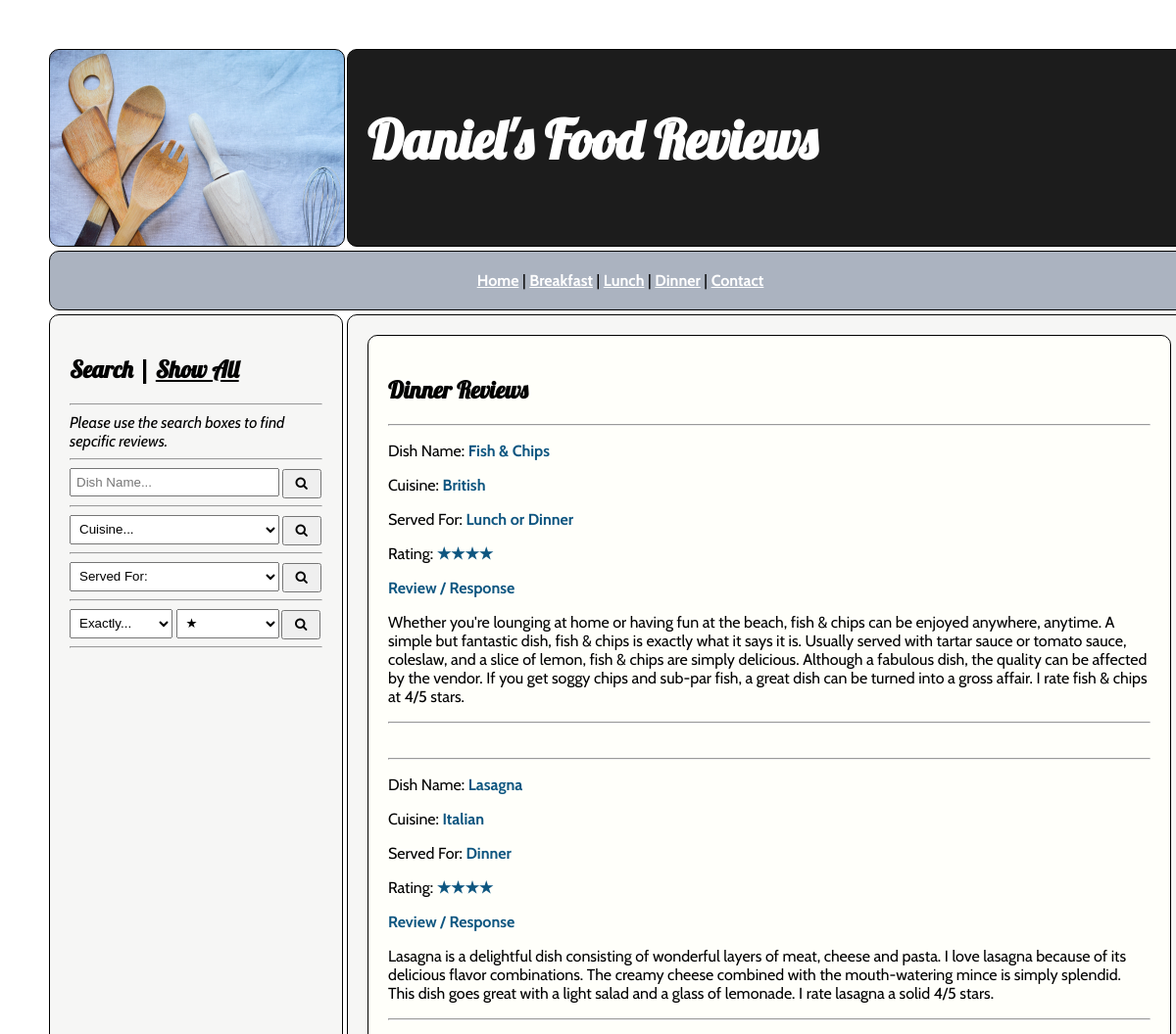
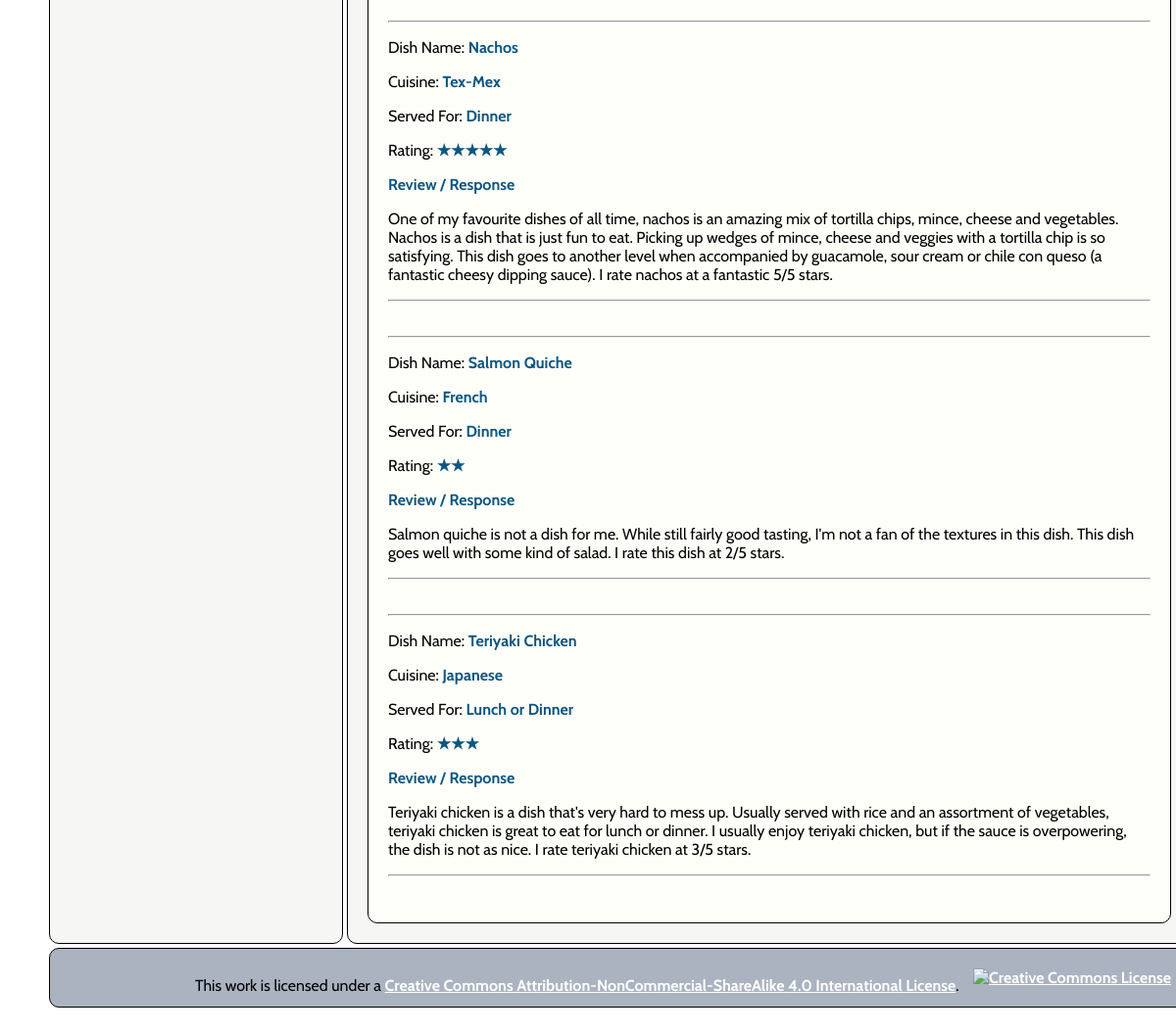
/dinner.php, run on the app's committed database (2 pictures, top to bottom).
### tables this page shows
CREATE TABLE `food_reviews` (
  `ID` int(11) NOT NULL,
  `Dish Name` varchar(100) NOT NULL,
  `Cuisine` varchar(50) NOT NULL,
  `Served For:` varchar(100) NOT NULL,
  `Rating` int(1) NOT NULL,
  `Review` text NOT NULL
);

### dinner.php (the view)
<?php include("head-nav.php");
$showall_sql="SELECT * FROM `food_reviews` WHERE `Served For:` LIKE '%dinner%' ORDER BY `food_reviews`.`Dish Name` ASC";
$showall_query=mysqli_query($dbconnect, $showall_sql);
$showall_rs=mysqli_fetch_assoc($showall_query);
$count=mysqli_num_rows($showall_query);
?>
    <div class="box main">
        <div class="box text">
            <h2>Dinner Reviews</h2>
            <?php
            if ($count<1)
            {
            ?>
            <div class="error">
                Sorry! There are no results that match your search. Please use the search box in the sidebar to try again.
            </div>
            <?php
            }
            else {
                do {
                ?>
                <hr>
                    <p>Dish Name: <span class="sub-heading"><?php echo $showall_rs['Dish Name']; ?></span></p>
                    <p>Cuisine: <span class="sub-heading"><?php echo $showall_rs['Cuisine']; ?></span></p>
                    <p>Served For: <span class="sub-heading"><?php echo $showall_rs['Served For:']; ?></span></p>
                    <p>Rating: <span class="sub-heading">
                        <?php
                            for ($x=0; $x < $showall_rs['Rating']; $x++)
                            {
                               echo "&#9733;";
                            }
                        ?>
                        </span></p>
                    <p><span class="sub-heading">Review / Response</span></p>
                    <p>
                        <?php echo $showall_rs['Review']; ?>
                    </p>
                <hr>
                <br />
                <?php
                }
                while($showall_rs=mysqli_fetch_assoc($showall_query));
            }
            ?>
        </div>
    </div>
<?php include("sidefooter.php"); ?>

### head-nav.php (shortened to what this page needs)
<!DOCTYPE html>
<html lang="en">
<head>
    <link rel="stylesheet" href="CSS/font-awesome.min.css">
    <link rel="stylesheet" href="CSS/foodstyle.css">
</head>
<body>
    <div class="wrapper">
        <a href="index.php" title="Home">
        <div class="box logo">
        </div>
        </a>
        <div class="box banner">
            <h1>Daniel's Food Reviews</h1>
        </div>
        <div class="box nav">
            <a href="index.php">Home</a> |
            <a href="breakfast.php">Breakfast</a> |
            <a href="lunch.php">Lunch</a> |
            <a href="dinner.php">Dinner</a> |
            <a href="contact.php">Contact</a>
        </div>

### sidefooter.php (shortened to what this page needs)
        <div class="box side">
            <h2>Search | <a class="side" href="showall.php">Show All</a></h2>
            <hr>
            <i>Please use the search boxes to find sepcific reviews.</i>
            <hr>
                <form method="post" action="dishnamesearch.php" enctype="multipart/form-data">
                <input class="search" type="text" name='dishname' size="40" value="" required placeholder="Dish Name..."/>
                <input class="submit" type="submit" name="find_dishname" value="&#xf002"/>
                </form>
            <hr>
                <form method="post" action="cuisinesearch.php" enctype="multipart/form-data">
                    <select class="cdropmenu" name="cuisine" required>
                        <option value="" disabled selected>Cuisine...</option>
                    </select>
                    <input class="submit" type="submit" name="find_cuisine" value="&#xf002"/>
                </form>
            <hr>
                    <form method="post" action="servedforsearch.php" enctype="multipart/form-data">
                    <select class="sdropmenu" name="servedfor" required>
                        <option value="" disabled selected>Served For:</option>
                    </select>
                    <input class="submit" type="submit" name="find_servedfor" value="&#xf002"/>
                </form>
            <hr>
                <form method="post" action="ratingsearch.php" enctype="multipart/form-data">
                    <select class="halfdropmenu" name="amount">
                        <option value="exactly" selected>Exactly...</option>
                    </select>
                    <select class="halfdropmenu" name="stars">
                        <option value="1" selected>&#9733;</option>
                    </select>
                    <input class="submit" type="submit" name="find_rating" value="&#xf002"/>
                </form>
            <hr>
        </div>
        <div class="box footer">
            <div class="license">
                <div class="license-image">
                <a rel="license" href="http://creativecommons.org/licenses/by-nc-sa/4.0/"><img alt="Creative Commons License" style="border-width:0" src="https://i.creativecommons.org/l/by-nc-sa/4.0/88x31.png" /></a>
                </div>
                <div class="license-text">
                This work is licensed under a <a rel="license" href="http://creativecommons.org/licenses/by-nc-sa/4.0/">Creative Commons Attribution-NonCommercial-ShareAlike 4.0 International License</a>. &nbsp; &nbsp;
                </div>
            </div>
        </div>
    </div>
</body>

### CSS/foodstyle.css (style rules this page uses)
body { margin: auto; color: #000000; padding: 50px; font-family: 'Cabin', sans-serif; }
.wrapper { display: grid; grid-template-columns: 300px 62% 16%; grid-template-rows: auto; grid-template-areas: "logo banner banner" "nav nav nav" "side main main" "footer footer footer"; grid-gap: 4px; }
.box { padding: 20px; border: solid 1px #000000; border-radius: 10px; }
.logo { grid-area: logo; background-image: url(../Images/logo_v1.png); background-size: 100%; padding: 0px; height: 200px; width: 300px; }
.banner { grid-area: banner; background-color: #1c1c1c; color: #ffffff; font-family: 'Lobster', cursive; }
.nav { grid-area: nav; background-color: #abb3c0; text-align: center; }
.main { grid-area: main; background-color: #f6f6f5; display: grid; grid-template-columns: 100%; grid-template-rows: auto; grid-template-areas: "text"; grid-gap: 4px; }
.side { grid-area: side; background-color: #f6f6f5; }
.side a { font-weight: bold; }
.side a:link, .side a:visited { color: #000000; }
.text { grid-area: text; background-color: #fffffa; }
.footer { grid-area: footer; background-color: #abb3c0; }
.nav a { font-weight: bold; }
.nav a:link, .nav a:visited { color: #ffffff; }
.sub-heading { font-weight: bold; color: #0e5680; }
.license { text-align: right }
.license-image { float: right; }
.license-text { position: relative; top: 8px; }
.footer a { font-weight: bold; }
.footer a:link, .footer a:visited { color: #ffffff; }
h1 { font-family: 'Lobster', cursive; font-size: 55px; }
h2, h3 { font-family: 'Lobster', cursive; }
.search { width: 200px; padding: 5px; }
.cdropmenu, .sdropmenu { width: 214px; padding: 5px; height: 30px; }
.halfdropmenu { width: 105px; padding: 5px; height: 30px; }
.submit { font-family: FontAwesome; position: relative; width: 40px; left: -1px; top: 1px; color: #000000; height: 30px; }

### data on the page
food_reviews: Dish Name "Fish & Chips", Cuisine "British", value "Lunch or Dinner", Review "Whether you're lounging at home or having fun at the beach, fish & chips can be enjoyed anywhere, anytime. A simple but fantastic dish, fish & chips is exactly what it says it is. Usually served with tartar sauce or tomato sauce, coleslaw, and a slice of lemon, fish & chips are simply delicious. Although a fabulous dish, the quality can be affected by the vendor. If you get soggy chips and sub-par fish, a great dish can be turned into a gross affair. I rate fish & chips at 4/5 stars."
food_reviews: Dish Name "Lasagna", Cuisine "Italian", value "Dinner", Review "Lasagna is a delightful dish consisting of wonderful layers of meat, cheese and pasta. I love lasagna because of its delicious flavor combinations. The creamy cheese combined with the mouth-watering mince is simply splendid. This dish goes great with a light salad and a glass of lemonade. I rate lasagna a solid 4/5 stars."
food_reviews: Dish Name "Nachos", Cuisine "Tex-Mex", value "Dinner", Review "One of my favourite dishes of all time, nachos is an amazing mix of tortilla chips, mince, cheese and vegetables. Nachos is a dish that is just fun to eat. Picking up wedges of mince, cheese and veggies with a tortilla chip is so satisfying. This dish goes to another level when accompanied by guacamole, sour cream or chile con queso (a fantastic cheesy dipping sauce). I rate nachos at a fantastic 5/5 stars."
food_reviews: Dish Name "Salmon Quiche", Cuisine "French", value "Dinner", Review "Salmon quiche is not a dish for me. While still fairly good tasting, I'm not a fan of the textures in this dish. This dish goes well with some kind of salad. I rate this dish at 2/5 stars."
food_reviews: Dish Name "Teriyaki Chicken", Cuisine "Japanese", value "Lunch or Dinner", Review "Teriyaki chicken is a dish that's very hard to mess up. Usually served with rice and an assortment of vegetables, teriyaki chicken is great to eat for lunch or dinner. I usually enjoy teriyaki chicken, but if the sauce is overpowering, the dish is not as nice. I rate teriyaki chicken at 3/5 stars."
